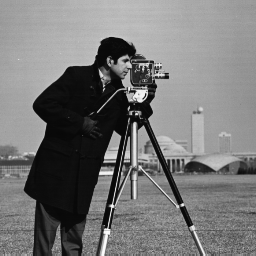
#> input picture session4/cameraman.tif, 256 x 256 px
$ python tutorial11_1.py
#> lines starting #> are read from the running program, lines starting #| are printed output that depends on the picture
import cv2
import numpy as np
import matplotlib.pyplot as plt

# 1. Load image and compute 2D FFT
I = cv2.imread('cameraman.tif', cv2.IMREAD_GRAYSCALE)
#> I is the input picture: shape (256, 256); min 7, max 253, mean 118.7

if I is None:
    print("Error: Could not load 'cameraman.tif'. Please check the file path.")
else:
    Id = I.astype(np.float64) / 255.0
    ft = np.fft.fft2(Id)
    ft_shift = np.fft.fftshift(ft)

    # Magnitude spectra
    mag = np.abs(ft_shift)
    log_mag = np.log(1.0 + mag)
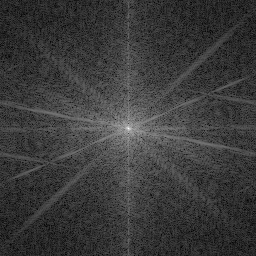
#> log_mag: shape (256, 256) float64; min 0.046, max 10.33, mean 2.43; drawn with min black and max white

    # Display comparisons
    plt.figure(figsize=(10, 4))
    plt.subplot(1, 2, 1)
    plt.imshow(mag, cmap='gray')
    plt.title('Direct Remap')

    plt.subplot(1, 2, 2)
    plt.imshow(log_mag, cmap='gray')
    plt.title('Log Remap')
    plt.tight_layout()
    plt.show()
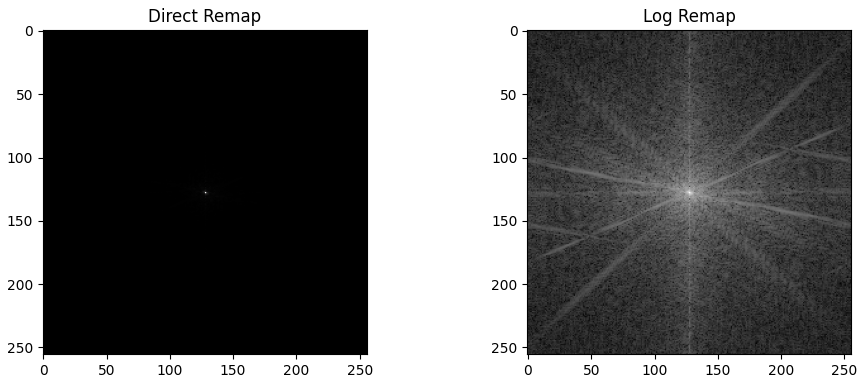
#> figure drawn by matplotlib, 2 panels

    # 2. Distance matrix creation
    M, N = I.shape
#> M = 256; N = 256
    u = np.arange(M) - M // 2
#> u = 256 values from -128 to 127
    v = np.arange(N) - N // 2
#> v = 256 values from -128 to 127
    U, V = np.meshgrid(u, v, indexing='ij')
    D_shift = np.sqrt(U**2 + V**2)
